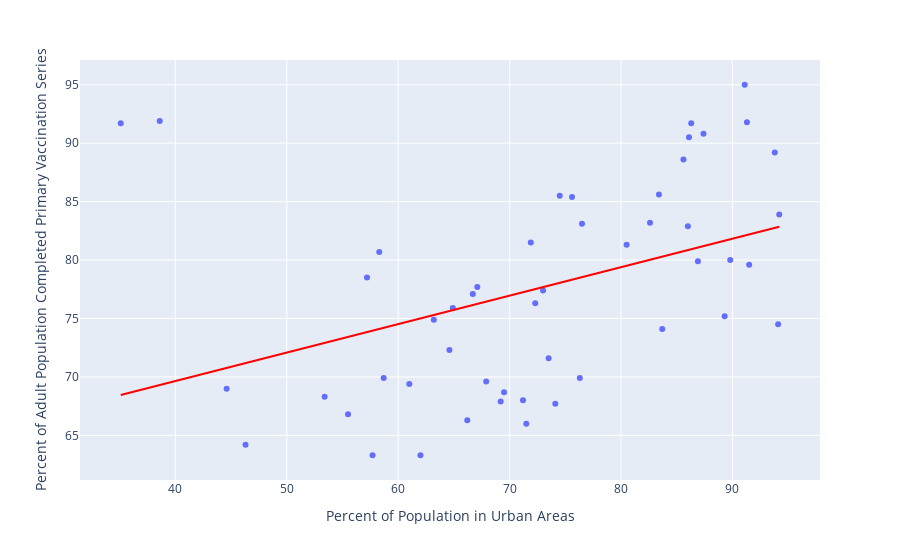

Write notebook code for a chart like this one.
### Code cell
# Scatter plot for urban vs vaccination
vax_vs_urban_fig = px.scatter(full_merged_df2, x="Percent of Population in Urban Areas", y="Percent of Adult Population Completed Primary Vaccination Series", trendline="ols", trendline_color_override="red")


# Save plot
vax_vs_urban_fig.write_image("./vax_vs_urban_fig.png")
vax_vs_urban_fig

### Figure 1 — Plotly figure (JSON) as saved in the notebook; plotly's stock layout.template omitted (floating-point values rounded to 4 significant figures)
{"data": [{"hovertemplate": "Percent of Population in Urban Areas=%{x}<br>Percent of Adult Population Completed Primary Vaccination Series=%{y}<extra></extra>", "legendgroup": "", "marker": {"color": "#636efa", "symbol": "circle"}, "mode": "markers", "name": "", "orientation": "v", "showlegend": false, "type": "scatter", "x": [57.7, 64.9, 89.3, 55.5, 94.2, 86, 86.3, 82.6, 91.5, 74.1, 86.1, 69.2, 86.9, 71.2, 63.2, 72.3, 58.7, 71.5, 38.6, 85.6, 91.3, 73.5, 71.9, 46.3, 69.5, 53.4, 73, 94.1, 58.3, 93.8, 74.5, 87.4, 66.7, 61, 76.3, 64.6, 80.5, 76.5, 91.1, 67.9, 57.2, 66.2, 83.7, 89.8, 35.1, 75.6, 83.4, 44.6, 67.1, 62], "xaxis": "x", "y": [63.3, 75.9, 75.2, 66.8, 83.9, 82.9, 91.7, 83.2, 79.6, 67.7, 90.5, 67.9, 79.9, 68, 74.9, 76.3, 69.9, 66, 91.9, 88.6, 91.8, 71.6, 81.5, 64.2, 68.7, 68.3, 77.4, 74.5, 80.7, 89.2, 85.5, 90.8, 77.1, 69.4, 69.9, 72.3, 81.3, 83.1, 95, 69.6, 78.5, 66.3, 74.1, 80, 91.7, 85.4, 85.6, 69, 77.7, 63.3], "yaxis": "y"}, {"hovertemplate": "<b>OLS trendline</b><br>Percent of Adult Population Completed Primary Vaccination Series = 0.243793 * Percent of Population in Urban Areas + 59.8931<br>R<sup>2</sup>=0.163157<br><br>Percent of Population in Urban Areas=%{x}<br>Percent of Adult Population Completed Primary Vaccination Series=%{y} <b>(trend)</b><extra></extra>", "legendgroup": "", "line": {"color": "red"}, "marker": {"color": "#636efa", "symbol": "circle"}, "mode": "lines", "name": "", "showlegend": false, "type": "scatter", "x": [35.1, 38.6, 44.6, 46.3, 53.4, 55.5, 57.2, 57.7, 58.3, 58.7, 61, 62, 63.2, 64.6, 64.9, 66.2, 66.7, 67.1, 67.9, 69.2, 69.5, 71.2, 71.5, 71.9, 72.3, 73, 73.5, 74.1, 74.5, 75.6, 76.3, 76.5, 80.5, 82.6, 83.4, 83.7, 85.6, 86, 86.1, 86.3, 86.9, 87.4, 89.3, 89.8, 91.1, 91.3, 91.5, 93.8, 94.1, 94.2], "xaxis": "x", "y": [68.45, 69.3, 70.77, 71.18, 72.91, 73.42, 73.84, 73.96, 74.11, 74.2, 74.76, 75.01, 75.3, 75.64, 75.72, 76.03, 76.15, 76.25, 76.45, 76.76, 76.84, 77.25, 77.32, 77.42, 77.52, 77.69, 77.81, 77.96, 78.06, 78.32, 78.49, 78.54, 79.52, 80.03, 80.23, 80.3, 80.76, 80.86, 80.88, 80.93, 81.08, 81.2, 81.66, 81.79, 82.1, 82.15, 82.2, 82.76, 82.83, 82.86], "yaxis": "y"}], "layout": {"legend": {"tracegroupgap": 0}, "margin": {"t": 60}, "xaxis": {"anchor": "y", "domain": [0, 1], "title": {"text": "Percent of Population in Urban Areas"}}, "yaxis": {"anchor": "x", "domain": [0, 1], "title": {"text": "Percent of Adult Population Completed Primary Vaccination Series"}}}}
